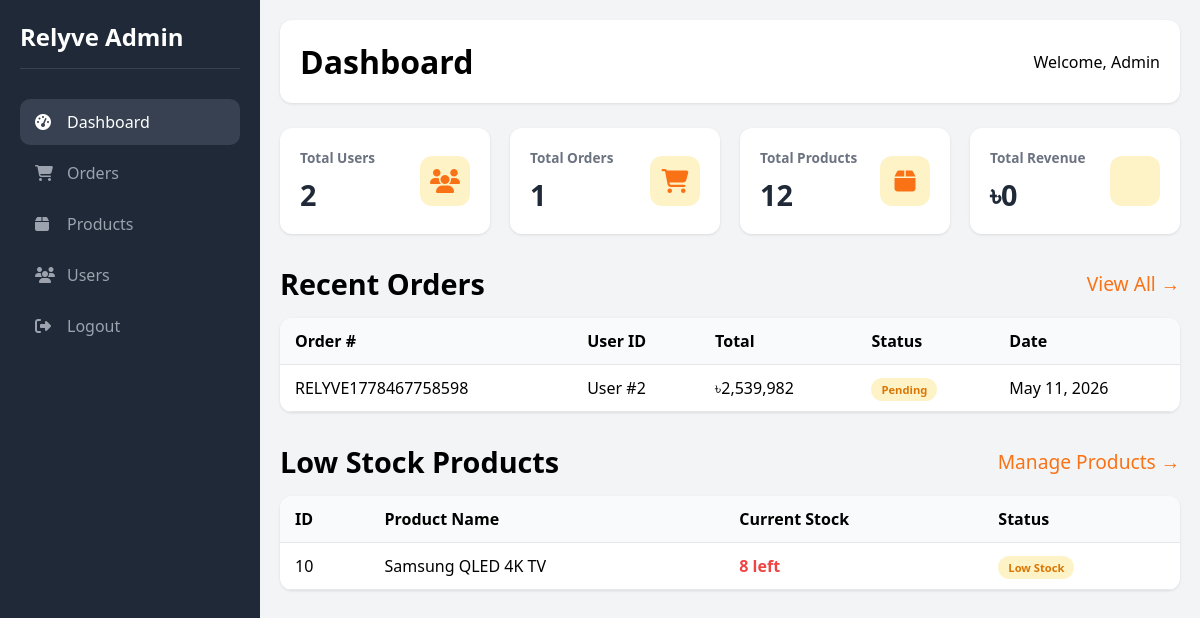
/admin/index.php (signed in), run on an earlier commit of the app's database.
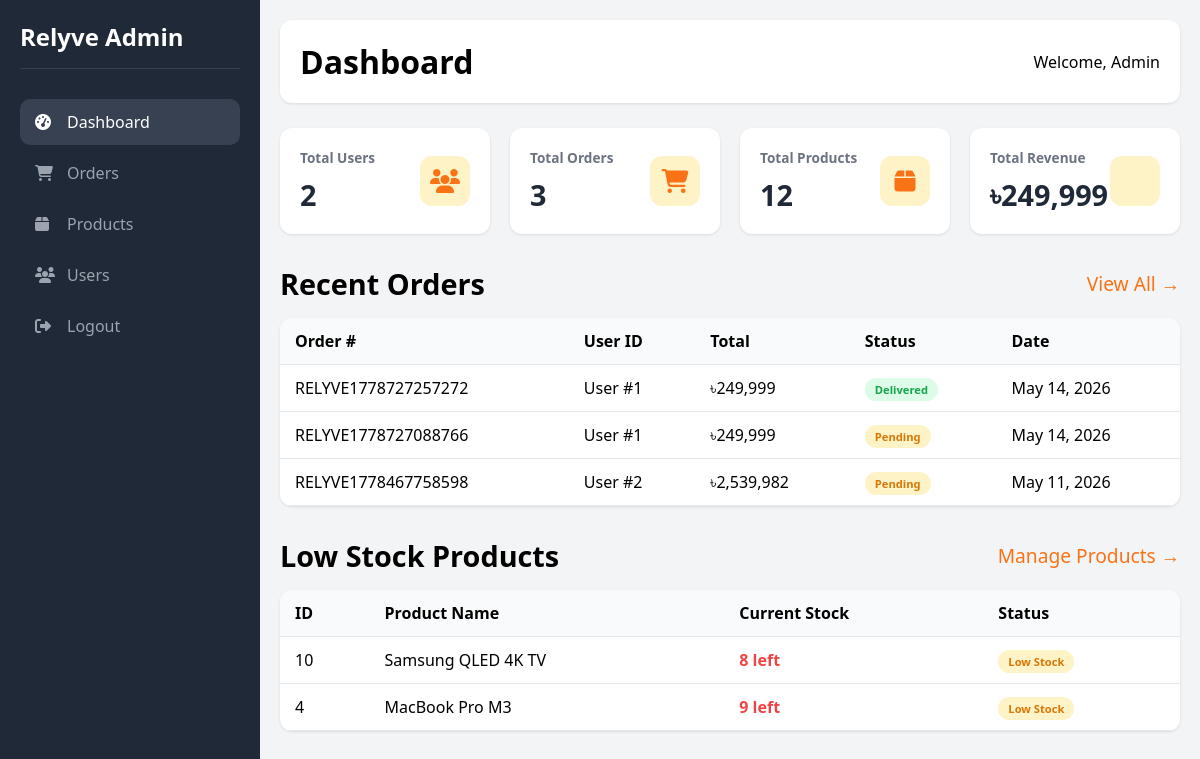
And on a later commit of the database.
### tables this page shows
CREATE TABLE `orders` (
  `id` int(11) NOT NULL,
  `order_number` varchar(50) NOT NULL,
  `user_id` int(11) NOT NULL,
  `total_amount` decimal(10,2) NOT NULL,
  `payment_method` enum('cod','card','bkash') DEFAULT 'cod',
  `payment_status` enum('pending','paid','failed') DEFAULT 'pending',
  `order_status` enum('pending','processing','shipped','delivered','cancelled') DEFAULT 'pending',
  `shipping_address` text DEFAULT NULL,
  `shipping_city` varchar(100) DEFAULT NULL,
  `shipping_zip` varchar(20) DEFAULT NULL,
  `shipping_phone` varchar(20) DEFAULT NULL,
  `notes` text DEFAULT NULL,
  `created_at` timestamp NOT NULL DEFAULT current_timestamp()
);

CREATE TABLE `products` (
  `id` int(11) NOT NULL,
  `name` varchar(200) NOT NULL,
  `description` text DEFAULT NULL,
  `price` decimal(10,2) NOT NULL,
  `old_price` decimal(10,2) DEFAULT NULL,
  `category` varchar(50) NOT NULL,
  `stock` int(11) DEFAULT 10,
  `rating` decimal(2,1) DEFAULT 4.5,
  `image_url` varchar(500) DEFAULT NULL,
  `is_hot_deal` tinyint(1) DEFAULT 0,
  `deal_price` decimal(10,2) DEFAULT NULL,
  `deal_start_date` datetime DEFAULT NULL,
  `deal_end_date` datetime DEFAULT NULL,
  `deal_quantity` int(11) DEFAULT NULL,
  `deal_sold` int(11) DEFAULT 0,
  `created_at` timestamp NOT NULL DEFAULT current_timestamp()
);

### admin/index.php (the view, shortened to what the changed rows need)
<?php
include '../config/db_connect.php';
$total_orders = mysqli_fetch_assoc(mysqli_query($conn, "SELECT COUNT(*) as count FROM orders"))['count'];
$total_revenue = mysqli_fetch_assoc(mysqli_query($conn, "SELECT SUM(total_amount) as total FROM orders WHERE order_status = 'delivered'"))['total'] ?? 0;
$recent_orders = mysqli_query($conn, "SELECT * FROM orders ORDER BY created_at DESC LIMIT 5");
$low_stock = mysqli_query($conn, "SELECT * FROM products WHERE stock < 10 ORDER BY stock ASC LIMIT 5");
?>
<!DOCTYPE html>
<html lang="en">
<head>
    <link rel="stylesheet" href="https://cdnjs.cloudflare.com/ajax/libs/font-awesome/6.6.0/css/all.min.css">
</head>
<body>
    <div class="admin-container">
        <div class="sidebar">
            <h2>Relyve Admin</h2>
        </div>
        <div class="main-content">
            <div class="header">
                <h1>Dashboard</h1>
            </div>
            <div class="stats-grid">
                <div class="stat-card">
                    <div class="stat-info">
                        <h3>Total Orders</h3>
                        <div class="number"><?php echo $total_orders; ?></div>
                    </div>
                </div>
                <div class="stat-card">
                    <div class="stat-info">
                        <h3>Total Revenue</h3>
                        <div class="number">৳<?php echo number_format($total_revenue); ?></div>
                    </div>
                </div>
            </div>
            <div class="section-title">
                <h2>Recent Orders</h2>
            </div>
            <div class="table-container">
                <table>
                    <thead>
                        <tr>
                            <th>Order #</th>
                            <th>User ID</th>
                            <th>Total</th>
                            <th>Status</th>
                            <th>Date</th>
                        </tr>
                    </thead>
                    <tbody>
                        <?php if(mysqli_num_rows($recent_orders) > 0): ?>
                            <?php while($order = mysqli_fetch_assoc($recent_orders)): ?>
                            <tr>
                                <td><?php echo $order['order_number']; ?></td>
                                <td>User #<?php echo $order['user_id']; ?></td>
                                <td>৳<?php echo number_format($order['total_amount']); ?></td>
                                <td><span class="badge badge-<?php echo $order['order_status']; ?>"><?php echo ucfirst($order['order_status']); ?></span></td>
                                <td><?php echo date('M j, Y', strtotime($order['created_at'])); ?></td>
                            </tr>
                            <?php endwhile; ?>
                        <?php else: ?>
                            <tr><td colspan="5" style="text-align: center;">No orders found</td></tr>
                        <?php endif; ?>
                    </tbody>
                </table>
            </div>
            <div class="section-title">
                <h2>Low Stock Products</h2>
            </div>
            <div class="table-container">
                <table>
                    <thead>
                        <tr>
                            <th>ID</th>
                            <th>Product Name</th>
                            <th>Current Stock</th>
                            <th>Status</th>
                        </tr>
                    </thead>
                    <tbody>
                        <?php if(mysqli_num_rows($low_stock) > 0): ?>
                            <?php while($product = mysqli_fetch_assoc($low_stock)): ?>
                            <tr>
                                <td><?php echo $product['id']; ?></td>
                                <td><?php echo $product['name']; ?></td>
                                <td class="low-stock"><?php echo $product['stock']; ?> left</td>
                                <td><span class="badge badge-pending">Low Stock</span></td>
                            </tr>
                            <?php endwhile; ?>
                        <?php else: ?>
                            <tr><td colspan="4" style="text-align: center;">All products have sufficient stock</td></tr>
                        <?php endif; ?>
                    </tbody>
                </table>
            </div>
        </div>
    </div>
</body>
</html>

What changed in the data, as far as the page shows it:
added orders: order_number "RELYVE1778727257272", user "1", total_amount "249,999", order_status "Delivered", created_at "May 14, 2026"
added orders: order_number "RELYVE1778727088766", user "1", total_amount "249,999", order_status "Pending", created_at "May 14, 2026"
now on this page (row edited): products: id "4", name "MacBook Pro M3", stock "9"
Also different on the page:
$total_orders: "1" → "3"
$total_revenue: "0" → "249,999"
